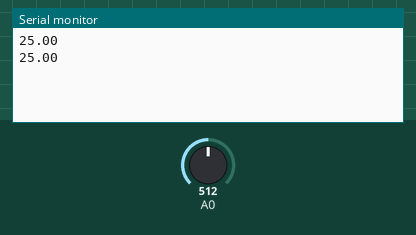
Bench run of a sketch on a simulated Arduino Uno, built with avr-gcc and run on an emulated ATmega328P. On the bench: the last lines printed to the serial monitor. Inputs (shaded band) come from the test bench; at power-on: A0 = 512.

Above: at 1.8 s.
1.9 s: A0 set to 0
At 2.8 s:
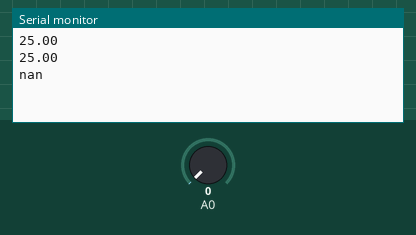
4.5 s: A0 set to 122
At 5.7 s:
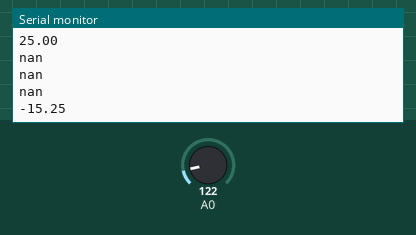

The sketch:

sketch.ino
```cpp
#include <math.h>

double Thermister(int RawADC) {
	double Temp;
	Temp = log(((10240000/RawADC) - 10000));
	Temp = 1 / (0.001129148 + (0.000234125 + (0.0000000876741 * Temp * Temp ))* Temp );
	Temp = Temp - 273.15;            // Convert Kelvin to Celcius
	//Temp = (Temp * 9.0)/ 5.0 + 32.0; // Convert Celcius to Fahrenheit
	return Temp;
}

void setup() {
	Serial.begin(9600);
}

void loop() {
	Serial.println(Thermister(analogRead(0)));  // display Fahrenheit
	delay(1000);
}
```

Measured:
- after the input at 1.9 s, the serial monitor: prints a new line after 0.10 s (image 1)
- after the input at 4.5 s, the serial monitor: prints a new line after 0.50 s (image 2)
